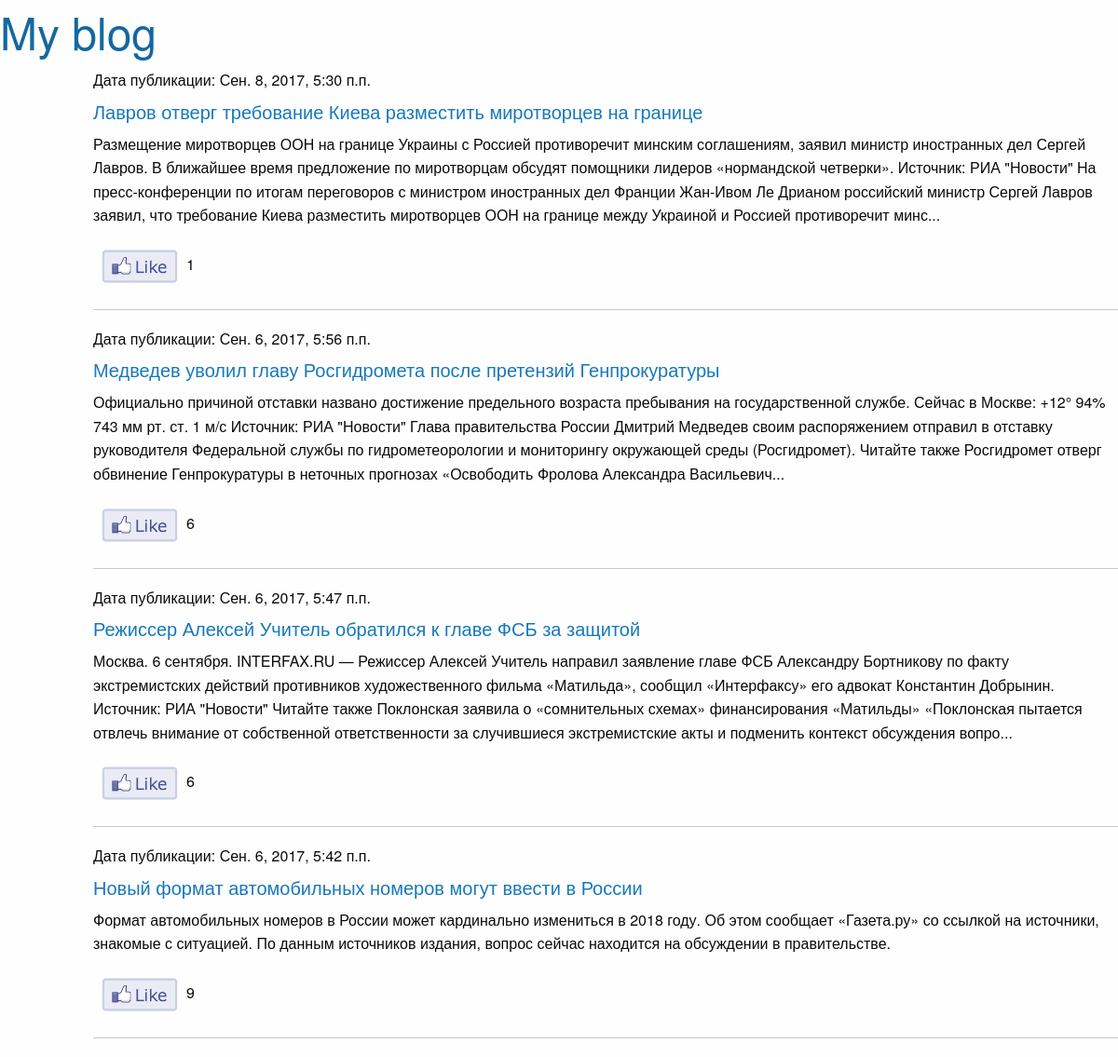
The page / on the database its author committed.
### article/models.py (models this page shows, shortened)
class Article(models.Model):
	class Meta():
		db_table = "article"
	art_title = models.CharField(max_length=150)
	art_text = models.TextField()
	art_date = models.DateTimeField()
	art_likes = models.IntegerField(default=0)	#(blank=True, null=True)
	def get_short_text(self):
		if len(self.art_text)>short_text_len:
			return self.art_text[:short_text_len] + '...'
		else:
			return self.art_text

### article/views.py (the view)
# urls.py: url(r'^$', views.articles),
def articles(request):
	context = {
		'articles':Article.objects.order_by("-art_date")}
	return render_to_response('articles.html',context)

### article/templates/articles.html
{% extends 'base.html' %}
{% load staticfiles %}
{% block article %}
	{% for article in articles %}
		<h6>Дата публикации: {{article.art_date}}</h6>
	    <h5><a href="/articles/{{article.id}}">{{article.art_title}}</a></h5>
	    <p>{{article.get_short_text}}</p>
	    <p><a href="/articles/addlike/{{ article.id }}/"><img src="{% static "like.png" %}" width=100px></a>{{article.art_likes}}</p><hr>
	{% endfor %}
{% endblock %}

### article/templates/base.html (shortened to what this page needs)
{% load staticfiles %}
<!DOCTYPE html>
<html>
<head>
  <link rel="stylesheet" type="text/css" href="{% static "static/css/foundation.css" %}">
</head>
<body>
	<h1><a href="/">My blog</a></h1>
	<div class="large-offset-1">
	{% block article %}{% endblock %}
	</div>
</body>
</html>

### rows shown on the page
Article: art_date "Сен. 8, 2017, 5:30 п.п.", art_title "Лавров отверг требование Киева разместить миротворцев на границе", get_short_text "Размещение миротворцев ООН на границе Украины с Россией противоречит минским соглашениям, заявил министр иностранных дел Сергей Лавров. В ближайшее время предложение по миротворцам обсудят помощники лидеров «нормандской четверки». Источник: РИА \"Новости\" На пресс-конференции по итогам переговоров с министром иностранных дел Франции Жан-Ивом Ле Дрианом российский министр Сергей Лавров заявил, что требование Киева разместить миротворцев ООН на границе между Украиной и Россией противоречит минс...", art_likes "1"
Article: art_date "Сен. 6, 2017, 5:56 п.п.", art_title "Медведев уволил главу Росгидромета после претензий Генпрокуратуры", get_short_text "Официально причиной отставки названо достижение предельного возраста пребывания на государственной службе. Сейчас в Москве: +12° 94% 743 мм рт. ст. 1 м/с Источник: РИА \"Новости\" Глава правительства России Дмитрий Медведев своим распоряжением отправил в отставку руководителя Федеральной службы по гидрометеорологии и мониторингу окружающей среды (Росгидромет). Читайте также Росгидромет отверг обвинение Генпрокуратуры в неточных прогнозах «Освободить Фролова Александра Васильевич...", art_likes "6"
Article: art_date "Сен. 6, 2017, 5:47 п.п.", art_title "Режиссер Алексей Учитель обратился к главе ФСБ за защитой", get_short_text "Москва. 6 сентября. INTERFAX.RU — Режиссер Алексей Учитель направил заявление главе ФСБ Александру Бортникову по факту экстремистских действий противников художественного фильма «Матильда», сообщил «Интерфаксу» его адвокат Константин Добрынин. Источник: РИА \"Новости\" Читайте также Поклонская заявила о «сомнительных схемах» финансирования «Матильды» «Поклонская пытается отвлечь внимание от собственной ответственности за случившиеся экстремистские акты и подменить контекст обсуждения вопро...", art_likes "6"
Article: art_date "Сен. 6, 2017, 5:42 п.п.", art_title "Новый формат автомобильных номеров могут ввести в России", get_short_text "Формат автомобильных номеров в России может кардинально измениться в 2018 году. Об этом сообщает «Газета.ру» со ссылкой на источники, знакомые с ситуацией. По данным источников издания, вопрос сейчас находится на обсуждении в правительстве.", art_likes "9"
